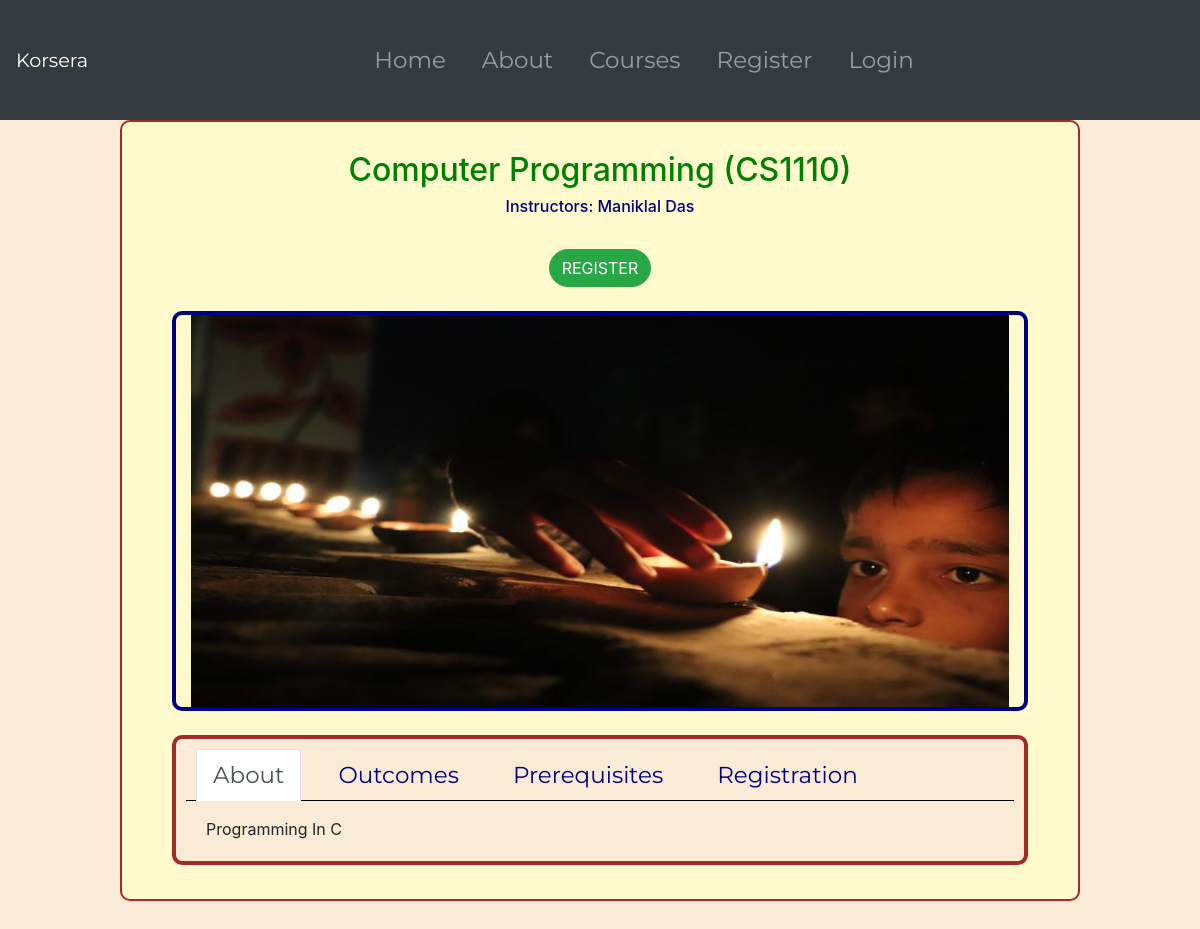
The page /courses/1/ on the database its author committed.
### courses/models.py (models this page shows, shortened)
class Course(models.Model):
    course_code = models.CharField(max_length=50, unique=True)
    title = models.CharField(max_length=500)
    department = models.CharField(verbose_name="Subject Areas", max_length=200, default="")
    sub_areas = models.CharField(verbose_name="Sub Areas", max_length=200, default="")
    instructor1 = models.ForeignKey(Instructor, on_delete=models.PROTECT, related_name='instructor1')
    instructor2 = models.ForeignKey(Instructor, on_delete=models.PROTECT, related_name='instructor2', blank=True, null=True)
    teaching_assistant = models.ForeignKey(TeachingAssistant, on_delete=models.PROTECT, related_name='ta', blank=True, null=True)
    current_batch = models.CharField(max_length=10, default="1")
    description = models.TextField(max_length=10000, default="")
    outcomes = models.TextField(max_length=10000, default="")
    prerequisites = models.TextField(max_length=10000, default="")
    credits = models.IntegerField(default=3)
    fee = models.DecimalField(max_digits=7, decimal_places=2)   # Course Fee in INR
    duration = models.IntegerField(default=4)   # Course Duration in weeks
    start_date = models.DateField(auto_now=False, default=timezone.now, blank=True, null=True)
    end_date = models.DateField(auto_now=False, default=timezone.now, blank=True, null=True)
    is_running = models.BooleanField(default=False)
    is_offered = models.BooleanField(default=False)
    banner_image1 = models.ImageField(upload_to='media/course_images', default='default_course.png', blank=True, null=True)
    banner_image2 = models.ImageField(upload_to='media/course_images', default='default_course.png', blank=True, null=True)
    desc_file1 = models.FileField(upload_to='media/course_files', blank=True, null=True)
    desc_file2 = models.FileField(upload_to='media/course_files', blank=True, null=True)
    students_file = models.FileField(upload_to='media/course_files/students', blank=True, null=True)

### accounts/models.py (models this page shows, shortened)
class Instructor(models.Model):
    user = models.OneToOneField(User, on_delete=models.CASCADE)
    instructor_id = models.CharField(max_length=20, default="", unique=True)
    name = models.CharField(max_length=100)
    dob = models.DateField(auto_now=False, default=timezone.now)
    age = models.IntegerField(default=18)
    phone = models.CharField(max_length=15, default="+91-")
    gender = models.CharField(max_length=15, choices=GENDER_CHOICES, default="Male")
    address = models.TextField(max_length=1000, default="")
    college = models.CharField(max_length=1000, default="")
    department = models.CharField(max_length=200, default="")
    profile_link = models.CharField(max_length=500)
    image = models.ImageField(upload_to='media/student_pics', default='default_user.png')

### courses/views.py (the view)
# urls.py: path('<int:pk>/', course_details, name='course_details'),
def course_details(request, pk):
    course = get_object_or_404(Course, pk = pk)
    context = {
        'course' : course
    }
    return render(request, 'courses/course_details.htm', context)

### templates/courses/course_details.htm (shortened to what this page needs)
{% extends 'main/base.htm' %}
{% load static %}
{% block content %}
    <section class="course-detail" style="height: max-content; background-color: antiquewhite;">
        <br><br><br><br><br>
        <div class="viewer" style="background-color: lemonchiffon">
            <br>
            <center>
                <h2>{{ course.title }} ({{ course.course_code }})</h2>
                <h6>Instructors: {{ course.instructor1.name }}   {{ course.instructor2.name }}</h6><br>
                <a class="btn btn-success" href="{% url 'course_registration' course.id %}"  aria-selected="false">REGISTER</a>
            </center>
            <br>
            <img src="{{ course.banner_image1.url }}" class="course-banner col-12" style="margin-left: auto; margin-right: auto; height: 50vh;">
            <br><br>
            <div class="details" style="margin-left: auto; margin-right: auto;">
            <ul class="nav nav-tabs mb-3" id="pills-tab" role="tablist">
                <li class="nav-item" role="presentation">
                    <a class="nav-link active" id="pills-home-tab" data-toggle="pill" href="#pills-home" role="tab" aria-controls="pills-home" aria-selected="true">About</a>
                </li>
                <li class="nav-item" role="presentation">
                    <a class="nav-link" id="pills-profile-tab" data-toggle="pill" href="#pills-profile" role="tab" aria-controls="pills-profile" aria-selected="false">Outcomes</a>
                </li>
                <li class="nav-item" role="presentation">
                    <a class="nav-link" id="pills-contact-tab" data-toggle="pill" href="#pills-contact" role="tab" aria-controls="pills-contact" aria-selected="false">Prerequisites</a>
                </li>
                <li class="nav-item" role="presentation"  style="width: max-content;">
                    <a class="nav-link" id="pills-contact-tab" data-toggle="pill" href="#pills-register" role="tab" aria-controls="pills-register" aria-selected="false">Registration</a>
                </li>
            </ul>
            <div class="tab-content" id="pills-tabContent" style="margin-left: 20px;">
                <div class="tab-pane fade show active" id="pills-home" role="tabpanel" aria-labelledby="pills-home-tab">{{ course.description }}</div>
            </div>
            </div>
            <br>
            </div>
        <br><br>
    </section>
{% endblock content %}

### static/main/main.css (style rules this page uses)
body { background-color: aliceblue; }
a { text-emphasis: none; text-transform: none; text-decoration: none; color: navy; }
.nav-item { font-family: 'Montserrat', sans-serif; font-size: larger; color: yellowgreen; width: max-content; margin-left: 10px; margin-right: 10px; text-align: center; }
.nav-link { font-family: 'Montserrat', sans-serif; font-size: larger; color: yellowgreen; width: max-content; }
.viewer { width: 80vw; border: 2px solid gray; border-radius: 10px; margin-left: auto; margin-right: auto; padding-top: 5px; padding-left: 10px; padding-right: 10px; padding-bottom: 10px; }
.course-banner { width: 90vw; height: 40vh; margin-left: auto; margin-right: auto; }
.course-detail { background-color: lemonchiffon; height: max-content; margin-bottom: 10vh; }
.btn { border-radius: 25px; }

### templates/courses/course_details.htm (style rules this page uses)
a { color: navy; }
.nav-link { color: navy; }
.course-banner { border: 4px solid navy; border-radius: 10px; }
.viewer { border: 2px solid brown; padding-left: 50px; padding-right: 50px; }
.details { border: 4px solid brown; padding: 10px; padding-bottom: 20px; border-radius: 10px; background-color: antiquewhite; }
h6 { color: navy; }
h2 { color: green; }
.btn { border-radius: 25px; }
.nav-tabs { border-color: black; }
.nav-link { border-color: black; }

### rows shown on the page
Course: title "Computer Programming", course_code "CS1110", instructor1.name "Maniklal Das", banner_image1 (picture), description "Programming In C"
